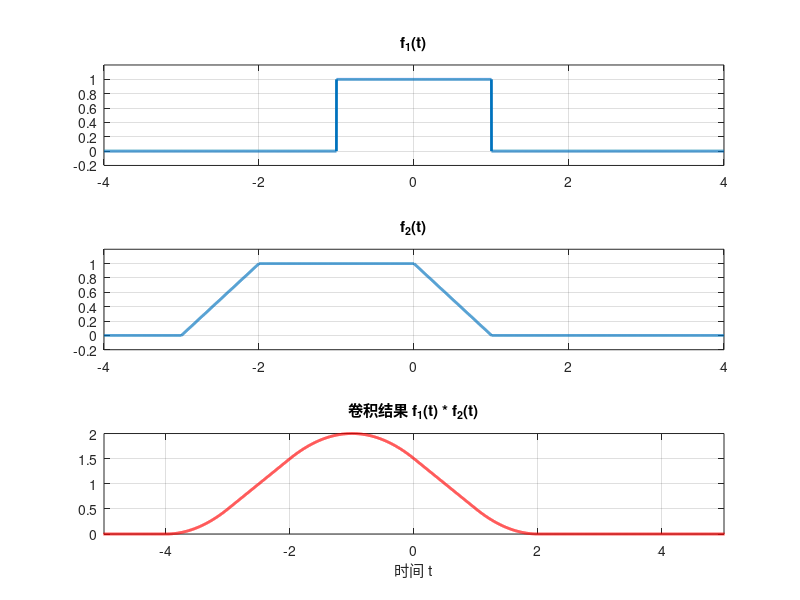

Source code (MATLAB): (Note: this script raises an error after producing the figure.)
% 第3题 MATLAB代码
clc; clear; close all;

% 1. 定义时间参数
dt = 0.001;
t = -4:dt:4; 

% 2. 定义信号
% f1(t): -1到1之间为1
f1 = 1 * ((t >= -1) & (t < 1));

% f2(t): 梯形信号
% 区间 [-3, -2]: 线性上升 y = t + 3
% 区间 [-2, 0]: 恒定为 1
% 区间 [0, 1]: 线性下降 y = -t + 1
f2 = zeros(size(t));
f2((t >= -3) & (t < -2)) = t((t >= -3) & (t < -2)) + 3;
f2((t >= -2) & (t < 0))  = 1;
f2((t >= 0) & (t < 1))   = -t((t >= 0) & (t < 1)) + 1;

% 3. 计算卷积
g = conv(f1, f2) * dt;

% 4. 卷积结果的时间轴
t_g = linspace(t(1)+t(1), t(end)+t(end), length(g));

% 5. 绘图
figure('Name', '第3题: 矩形与梯形信号卷积');

subplot(3,1,1);
plot(t, f1, 'LineWidth', 2);
title('f_1(t)'); axis([-4 4 -0.2 1.2]); grid on;

subplot(3,1,2);
plot(t, f2, 'LineWidth', 2);
title('f_2(t)'); axis([-4 4 -0.2 1.2]); grid on;

subplot(3,1,3);
plot(t_g, g, 'r', 'LineWidth', 2);
title('卷积结果 f_1(t) * f_2(t)'); 
xlim([-5 5]); grid on;
xlabel('时间 t');z
